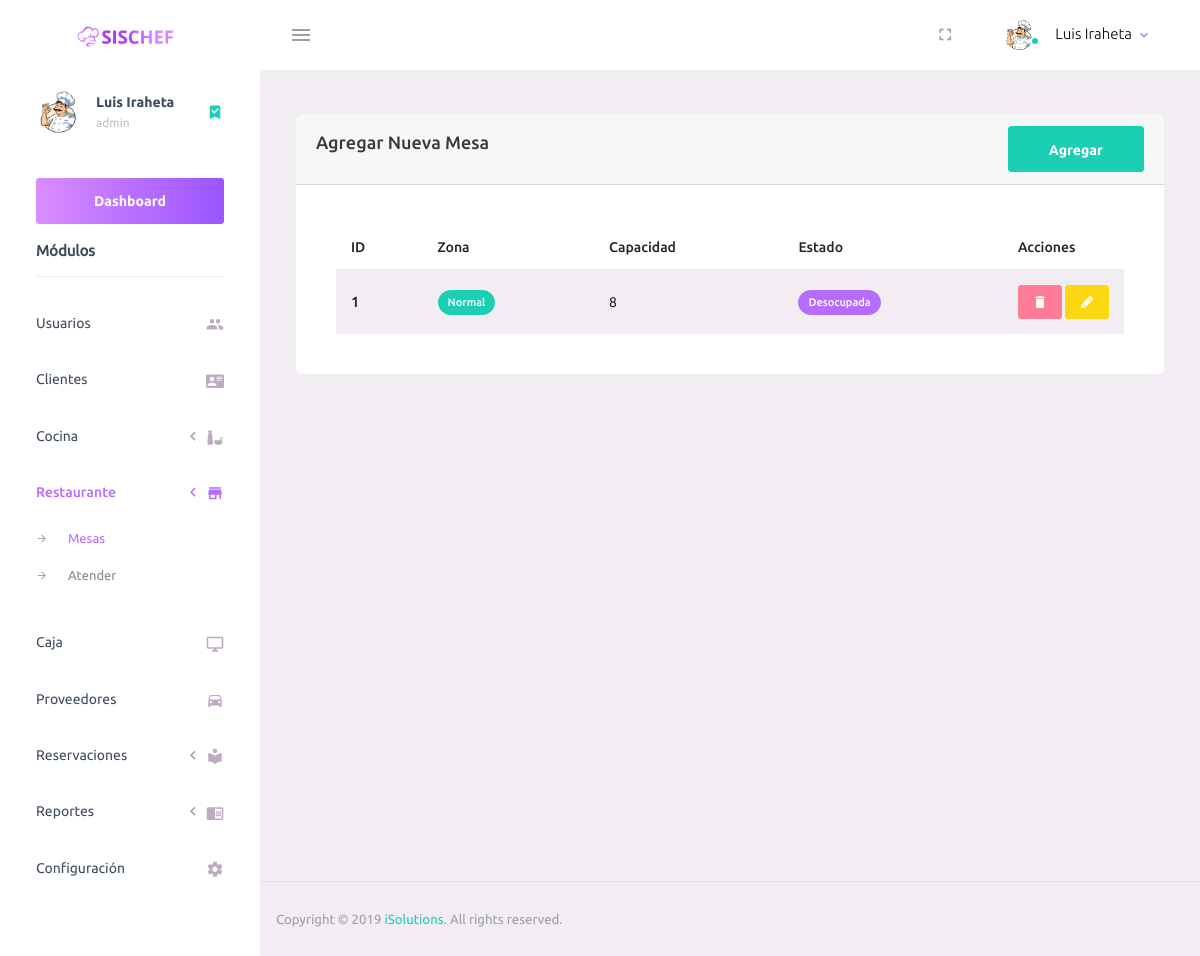
The page /admin/mesas.php (signed in) on the database as committed earlier.
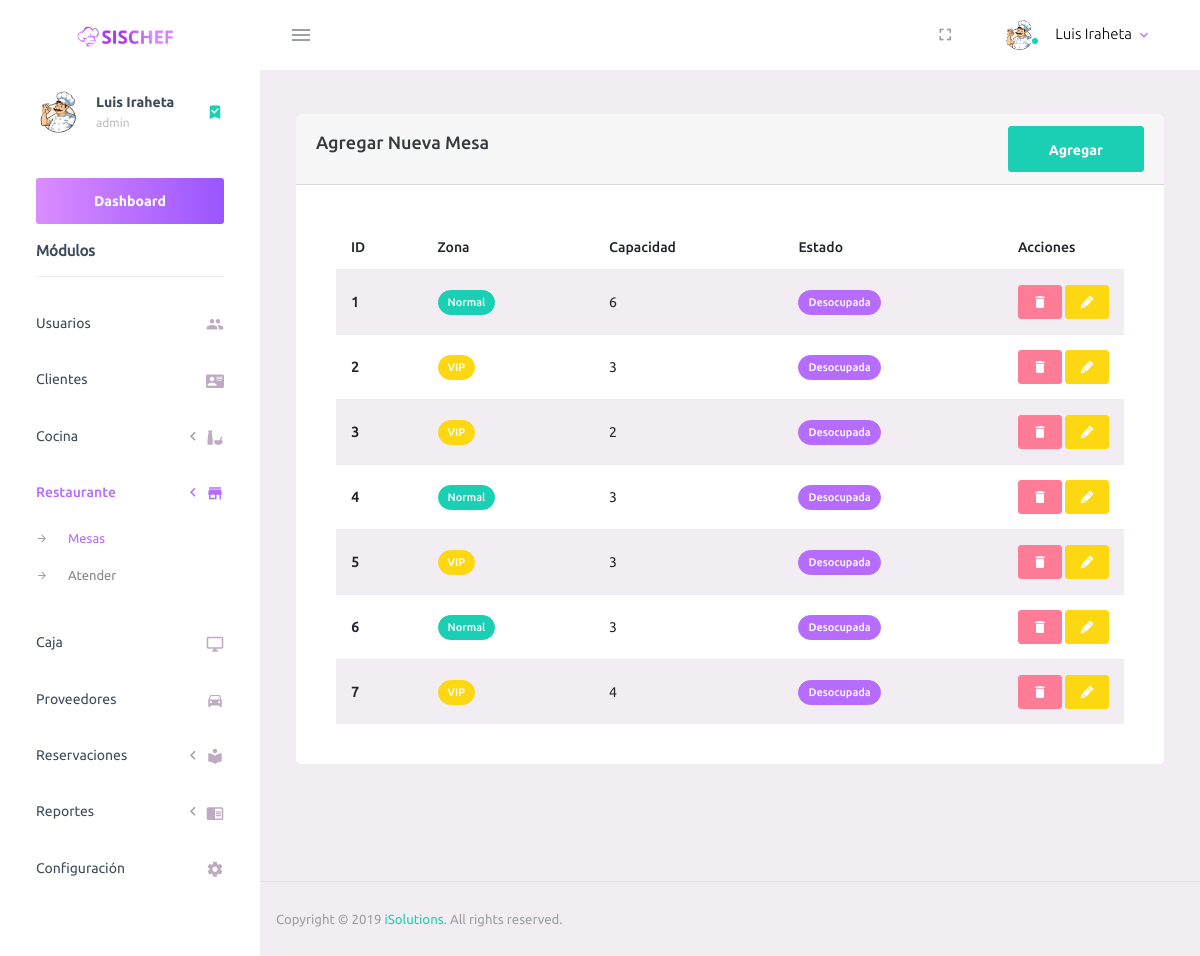
The same page on the database as committed later.
### tables this page shows
CREATE TABLE `mesas` (
  `id` int(11) NOT NULL,
  `tipo` smallint(6) NOT NULL,
  `capacidad` smallint(6) NOT NULL,
  `estado` smallint(6) NOT NULL
);

### admin/mesas.php (the view, shortened to what this page needs)
<?php include_once("./template/_header.php");?>
        <div class="main-panel">
          <div class="content-wrapper">
              <div class="row">
                  <div class="col-md-12">
                  <div class="card">
						<div class="card-header">
							<div class="d-flex align-items-center">
								<h4 class="card-title">Agregar Nueva Mesa</h4>
								<button class="btn btn-success btn-round ml-auto" data-toggle="modal" data-target="#addRowModal">
									Agregar
								</button>
							</div>
						</div>
						<div class="card-body">
							<div class="table-responsive">
								<table id="add-row" class="display table table-striped table-hover">
									<thead>
										<tr>
											<th>ID</th>
											<th>Zona</th>
											<th>Capacidad</th>
											<th>Estado</th>
											<th width="100">Acciones</th>
										</tr>
									</thead>
									<tbody>
										<?php
										$sql = "SELECT * FROM mesas";
										$ejecutar = $conexion->query($sql);
										while ($reg = $ejecutar->fetch_assoc()) {
											echo "<tr>";
											echo "<th scope='row'>" . ($reg["id"])  . "</th>";
											$retVal = ($reg["tipo"]=='1') ? "<span class='badge badge-pill badge-success'>Normal<span>" : "<span class='badge badge-pill badge-warning'>VIP<span>" ;
											echo "<td>" . $retVal . "</td>";
											echo "<td>" . ($reg["capacidad"]) . "</td>";
											$retVal1 = ($reg["estado"]=='0') ? "<span class='badge badge-pill badge-primary'>Desocupada<span>" : "<span class='badge badge-pill badge-danger'>Ocupada<span>" ;
											echo "<td>" . $retVal1. "</td>";
											?>
											<td>
												<a name="edit" value="Delete" id="<?php echo $reg["id"]; ?>" class="btn btn-danger btn-sm delete_data"><i style="color:white !important;" class='mdi mdi-delete'></i></a>
												<a name="edit" value="Edit" id="<?php echo $reg["id"]; ?>" class="btn btn-warning btn-sm edit_data"><i style="color:white !important;" class='mdi mdi-lead-pencil'></i></a></td>
											</tr>
										<?php  }
										?>
									</tbody>
								</table>
							</div>
						</div>
					</div>
                  </div>
              </div>
          </div>
<?php  include_once("./template/_footer.php") ?>

Rows that differ between the two databases and show on the page:
changed mesas id 1: capacidad "8" → "6"
added mesas: id "2", tipo "VIP", capacidad "3", estado "Desocupada"
added mesas: id "3", tipo "VIP", capacidad "2", estado "Desocupada"
added mesas: id "4", tipo "Normal", capacidad "3", estado "Desocupada"
added mesas: id "5", tipo "VIP", capacidad "3", estado "Desocupada"
added mesas: id "6", tipo "Normal", capacidad "3", estado "Desocupada"
added mesas: id "7", tipo "VIP", capacidad "4", estado "Desocupada"
